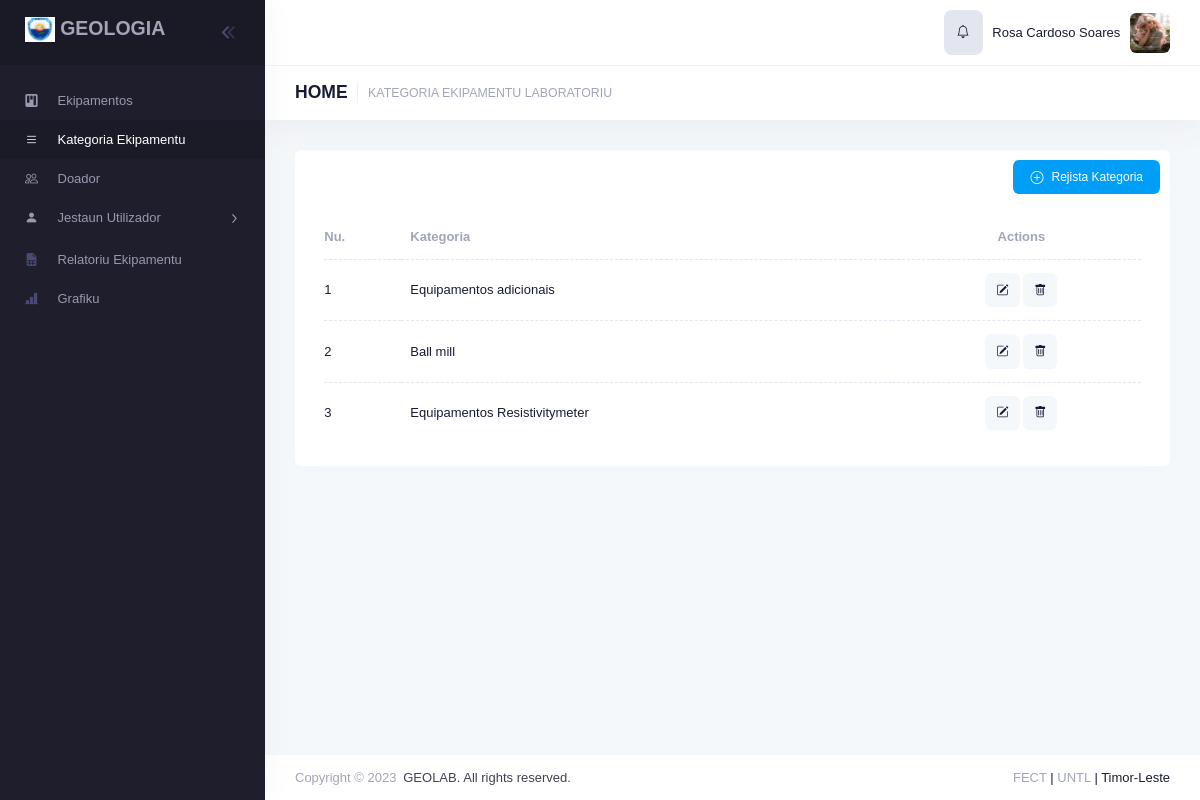
Page /equipments/category/dash/ (signed in) on the committed database.
### users/models.py (models this page shows, shortened)
class Profile(models.Model):
	id = models.UUIDField(primary_key=True, default=uuid.uuid4, editable=False)
	user = models.OneToOneField(User, on_delete=models.CASCADE,related_name="user_profile")
	first_name = models.CharField(max_length=30, null=True, blank=True)
	last_name = models.CharField(max_length=30, null=True, blank=True)
	pob = models.CharField(max_length=50, verbose_name='Fatin Moris', null=True, blank=True)
	dob = models.DateField(verbose_name='Data Moris', null=True, blank=True)
	sex = models.CharField(choices=[('Mane','Mane'),('Feto','Feto')], max_length=6, null=True, blank=True)
	image = models.ImageField(upload_to=upload_profile, null=True, blank=True,
			validators=[FileExtensionValidator(allowed_extensions=['jpg','jpeg','png','gif'])], verbose_name="Upload Imajen")
	date_created = models.DateTimeField(auto_now_add=True,null=True,blank=True)

### equipments/models.py (models this page shows, shortened)
class Kategoria(models.Model):
	kategoria = models.CharField(max_length=255, null=True)
	user_created = models.ForeignKey(User, on_delete=models.CASCADE, null=True)
	date_created = models.DateTimeField(auto_now_add=True,null=True,blank=True)
	hashed = models.CharField(max_length=32, null=True)

### users/decorators.py (the view)
		def wrapper_func(request, *args, **kwargs):
			group = None
			if request.user.groups.exists():
				group = request.user.groups.all()[0].name
			if group in allowed_roles:
				return view_func(request, *args, **kwargs)
			else:
				return render(request, 'auth/500.html')

### equipments/views/category.py (called while the page is built)
@login_required
@allowed_users(allowed_roles=['Administracao Laboratorio','Admin','Cordenador Laboratorio','Director','Vice Director'])
def EquipmentsCategoryDash(request):
	group = request.user.groups.all()[0].name
	objects = Kategoria.objects.all()
	context = {
		'group': group,
		'objects': objects,
		'page': "list",
		'active_kategoria':'active',
		'title': 'Kategoria Ekipamentu Laboratoriu', 'legend': 'Kategoria Ekipamentu Laboratoriu',
	}
	return render(request, 'category/dash.html', context)

### equipments/templates/category/dash.html (shortened to what this page needs)
{% extends 'main/base.html' %}
{% load crispy_forms_tags %}
{% load static %}
{% block content %}
<div class="toolbar" id="kt_toolbar">
	<div id="kt_toolbar_container" class="container-fluid d-flex flex-stack">
		<div data-kt-swapper="true" data-kt-swapper-mode="prepend" data-kt-swapper-parent="{default: '#kt_content_container', 'lg': '#kt_toolbar_container'}" class="page-title d-flex align-items-center flex-wrap me-3 mb-5 mb-lg-0">
			<h1 class="d-flex align-items-center text-dark fw-bolder fs-3 my-1"><a class="text-dark" href="{% url 'home' %}">HOME</a>
			<small class="text-muted fs-7 fw-bold my-1 ms-1">{{title|upper}}</small>
			</h1>
		</div>
	</div>
</div>
						<div class="post d-flex flex-column-fluid" id="kt_post">
							<div id="kt_content_container" class="container-xxl">
								{% if page == "list" %}
								<div class="card mb-5 mb-xl-10">
								{% if group == "Admin" or group == "Administracao Laboratorio" or group == "Cordenador Laboratorio" %}
									<div class="d-flex justify-content-end">
										<a href="#" class="m-3 btn btn-sm btn-primary" data-bs-toggle="modal" data-bs-target="#modal_id_create_category"><i class="bi bi-plus-circle"></i> Rejista Kategoria</a>
									</div>
								{%endif%}
					<div class="card-body py-3">
						<div class="table-responsive">
							<table id="example" class="table table-row-dashed table-row-gray-300 align-middle gs-0 gy-4">
								<thead>
									<tr class="fw-bolder text-muted">
										<th class="min-w-10px">Nu.</th>
										<th class="min-w-140px">Kategoria</th>
										{% if group == "Admin" or group == "Administracao Laboratorio" or group == "Cordenador Laboratorio" %}
										<th class="min-w-100px text-center">Actions</th>
										{%endif%}
									</tr>
								</thead>
								<tbody>
									{% for obj in objects %}
									<tr>
										<td>
										{{forloop.counter}}
										</td>
										<td data-title="Username">{{ obj.kategoria }}</td>
										{% if group == "Admin" or group == "Administracao Laboratorio" or group == "Cordenador Laboratorio" %}
										<td class="text-center">
											<div class="m-0">
												<div class="d-flex justify-content-center flex-shrink-0">
													<a href="#" class="btn btn-icon btn-bg-light btn-active-color-primary btn-sm me-1"  data-bs-toggle="modal" data-bs-target="#modal_id_update_category-{{obj.hashed}}">
														<span class="bi bi-pencil-square"></span>
													</a>
													<a href="#" class="btn btn-icon btn-bg-light btn-active-color-danger btn-sm"data-bs-toggle="modal" data-bs-target="#modal_id_delete_category-{{obj.hashed}}">
														<span class="bi bi-trash"></span>
													</a>
												</div>
											</div>
										</td>
										{% endif %}
									</tr>
									{%endfor%}
								</tbody>
							</table>
						</div>
					</div>
								</div>
								{% endif %}
							</div>
						</div>
{% endblock %}
{% block script %}
		{% include 'exports_custom1.html' %}
{% endblock %}

### main/templates/main/header.html (shortened to what this page needs)
{% load static %}
					<div id="kt_header" style="" class="header align-items-stretch">
						<div class="container-fluid d-flex align-items-stretch justify-content-between">
							<div class="d-flex align-items-stretch justify-content-between flex-lg-grow-1">
								<div class="d-flex align-items-stretch flex-shrink-0">
									<div class="d-flex align-items-center ms-1 ms-lg-3" id="kt_header_user_menu_toggle">
										<div class="cursor-pointer symbol symbol-30px symbol-md-40px" data-kt-menu-trigger="click" data-kt-menu-attach="parent" data-kt-menu-placement="bottom-end">
											<div class="p-4 bg-secondary" style="border-radius: 8px;">
												<span class="bi bi-bell"></span>
											</div>
										</div>
									</div>
									<div class="d-flex align-items-center ms-1 ms-lg-3">
										{% if request.user.user_profile.first_name %}
											{{request.user.user_profile.first_name}} {{request.user.user_profile.last_name}}
										{% else %}
											{% if request.user.email %}
												{{request.user.email}}
											{% else %}
											users@gmail.com
											{% endif %}
										{% endif %}
									</div>
									<div class="d-flex align-items-center ms-1 ms-lg-3" id="kt_header_user_menu_toggle">
										<div class="cursor-pointer symbol symbol-30px symbol-md-40px" data-kt-menu-trigger="click" data-kt-menu-attach="parent" data-kt-menu-placement="bottom-end">
										{% if request.user.user_profile.image %}
										<img src="{{request.user.user_profile.image.url}}" alt="user" />
										{% else %}
											<img src="{% static 'assets/media/avatars/300-1.jpg' %}" alt="user" />
										{% endif %}
										</div>
									</div>
								</div>
							</div>
						</div>
					</div>

### rows in the picture
Kategoria: kategoria "Equipamentos adicionais"
Kategoria: kategoria "Ball mill"
Kategoria: kategoria "Equipamentos Resistivitymeter"

### other values in the picture
{{ request.user.user_profile.first_name }} "Rosa Cardoso"
{{ request.user.user_profile.last_name }} "Soares"
{{ title|upper }} "KATEGORIA EKIPAMENTU LABORATORIU"
